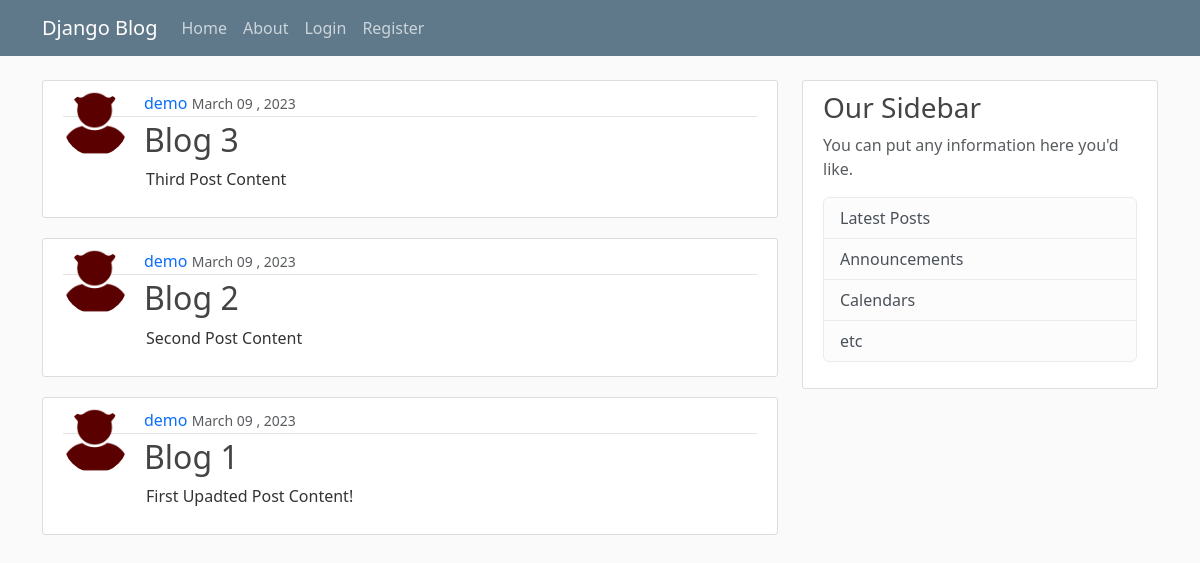
Before: / with the older database file.
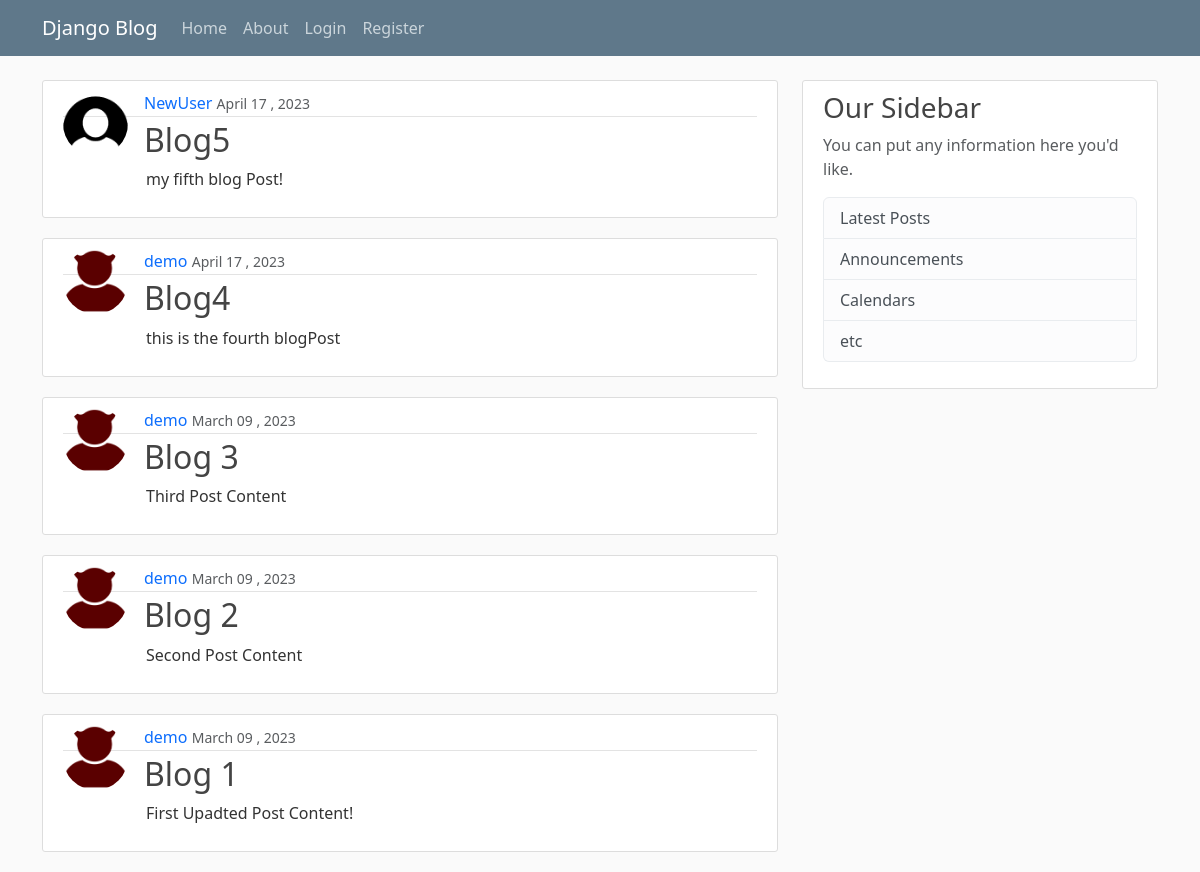
After: the same page with the newer database file.
### blog/models.py (models this page shows, shortened)
class Post(models.Model):
    title=models.CharField(max_length=100)
    content=models.TextField()
    date_posted=models.DateTimeField(default=timezone.now)
    author=models.ForeignKey(User,on_delete=models.CASCADE)

### users/models.py (models this page shows, shortened)
class Profile(models.Model):
    user=models.OneToOneField(User,on_delete=models.CASCADE)
    image=models.ImageField(default='default.jpg',upload_to='profile_pics')

### blog/views.py (the view)
# urls.py: path('',PostListView.as_view(),name='blog-home'),  #blog/post_list.html  >> <app>/<model>_<viewtype>.html
class PostListView(ListView):
    model = Post
    template_name='blog/home.html'
    context_object_name='posts'
    ordering=['-date_posted']   #>>'date_posted'>>oldest to newest , add '-' to reverse

### blog/templates/blog/home.html
{% extends 'blog/base.html' %}
{% block content %}
{% for post in posts %}
<article class="media content-section">
    <img class='rounded-circle article-img' src="{{ post.author.profile.image.url }}" alt="" style="float: left;">
    <div class="media-body">
        <div class="article-metadata">
            <a class="mr-2" href="#" style="text-decoration: none !important;">{{ post.author }}</a>
            <small class="text-muted">{{ post.date_posted|date:'F d , Y' }}</small>
        </div>
        <h2><a style="text-decoration:none" class="article-title" href="{% url 'post-detail' post.id %}">{{ post.title }}</a></h2>
        <p class="article-content" style="margin-left: 83px;">{{ post.content }}</p>
    </div>
</article>
{% endfor %}
{% endblock content %}

### blog/templates/blog/base.html (shortened to what this page needs)
{% load static %}
<!DOCTYPE html>
<html>
<head>
    <link href="https://cdn.jsdelivr.net/npm/bootstrap@5.3.0-alpha1/dist/css/bootstrap.min.css" rel="stylesheet"
>
    <link rel="stylesheet" href="{% static 'blog/main.css' %}">
</head>
<body>
    <header class="site-header">
        <nav class="navbar navbar-expand-md navbar-dark bg-steel fixed-top">
            <div class="container">
                <a class="navbar-brand mr-4" href="{% url 'blog-home' %}">Django Blog</a>
                <div class="collapse navbar-collapse" id="navbarToggle">
                    <div class="navbar-nav mr-auto">
                        <a class="nav-item nav-link" href="{% url 'blog-home' %}">Home</a>
                        <a class="nav-item nav-link" href="{% url 'blog-about' %}">About</a>
                    </div>
                    <div class="navbar-nav">
                        {% if user.is_authenticated %}
                            <a class="nav-item nav-link" href="{% url 'profile' %}">Profile</a>
                            <a class="nav-item nav-link" href="{% url 'logout' %}">Logout</a>
                        {% else %}
                            <a class="nav-item nav-link"  href="{% url 'login' %}">Login</a>
                            <a class="nav-item nav-link" href="{% url 'register' %}">Register</a>
                        {% endif %}
                    </div>
                </div>
            </div>
        </nav>
    </header>
    <main role="main" class="container">
        <div class="row">
            <div class="col-md-8">
                {% block content %}{% endblock %}
            </div>
            <div class="col-md-4">
                <div class="content-section">
                    <h3>Our Sidebar</h3>
                    <p class='text-muted'>You can put any information here you'd like.
                        <ul class="list-group">
                            <li class="list-group-item list-group-item-light">Latest Posts</li>
                            <li class="list-group-item list-group-item-light">Announcements</li>
                            <li class="list-group-item list-group-item-light">Calendars</li>
                            <li class="list-group-item list-group-item-light">etc</li>
                        </ul>
                    </p>
                </div>
            </div>
        </div>
    </main>
</body>
</html>

### blog/static/blog/main.css (style rules this page uses)
body { background: #fafafa; color: #333333; margin-top: 5rem; }
h1, h2, h3, h4, h5, h6 { color: #444444; }
ul { margin: 0; }
.bg-steel { background-color: #5f788a; }
.site-header .navbar-nav .nav-link { color: #cbd5db; }
.content-section { background: #ffffff; padding: 10px 20px; border: 1px solid #dddddd; border-radius: 3px; margin-bottom: 20px; }
.article-title { color: #444444; }
.article-content { white-space: pre-line; }
.article-img { height: 65px; width: 65px; margin-right: 16px; }
.article-metadata { padding-bottom: 1px; margin-bottom: 4px; border-bottom: 1px solid #e3e3e3 }

Changed rows visible on the page:
added Post: author.profile.image (picture), author "NewUser", date_posted "April 17 , 2023", title "Blog5", content "my fifth blog Post!"
added Post: author.profile.image (picture), author "demo", date_posted "April 17 , 2023", title "Blog4", content "this is the fourth blogPost"
